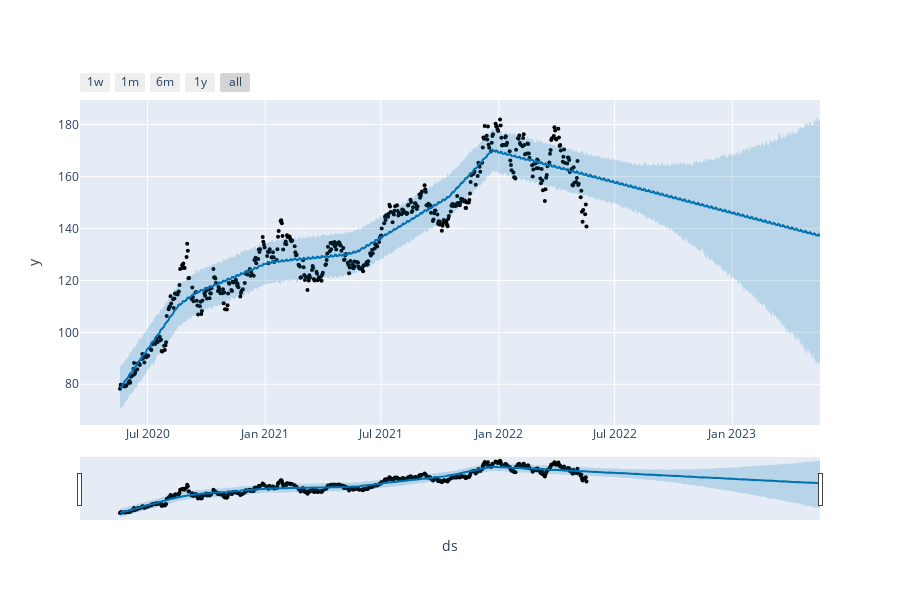

Source (notebook cell):
### Code cell
from prophet.plot import plot_plotly, plot_components_plotly
import plotly.graph_objs as go
plot_plotly(m, forecast)

### Figure 1 — Plotly figure (JSON) as saved in the notebook; plotly's stock layout.template omitted (floating-point values rounded to 4 significant figures; data arrays with more than 128 entries replaced by an {"elided": "..."} marker saying what was removed)
{"data": [{"marker": {"color": "black", "size": 4}, "mode": "markers", "name": "Actual", "type": "scatter", "x": {"elided": "505 str values"}, "y": {"elided": "505 float values"}}, {"hoverinfo": "skip", "line": {"width": 0}, "mode": "lines", "type": "scatter", "x": {"elided": "870 str values"}, "y": {"elided": "870 float values"}}, {"fill": "tonexty", "fillcolor": "rgba(0, 114, 178, 0.2)", "line": {"color": "#0072B2", "width": 2}, "mode": "lines", "name": "Predicted", "type": "scatter", "x": {"elided": "870 str values"}, "y": {"elided": "870 float values"}}, {"fill": "tonexty", "fillcolor": "rgba(0, 114, 178, 0.2)", "hoverinfo": "skip", "line": {"width": 0}, "mode": "lines", "type": "scatter", "x": {"elided": "870 str values"}, "y": {"elided": "870 float values"}}], "layout": {"height": 600, "showlegend": false, "width": 900, "xaxis": {"rangeselector": {"buttons": [{"count": 7, "label": "1w", "step": "day", "stepmode": "backward"}, {"count": 1, "label": "1m", "step": "month", "stepmode": "backward"}, {"count": 6, "label": "6m", "step": "month", "stepmode": "backward"}, {"count": 1, "label": "1y", "step": "year", "stepmode": "backward"}, {"step": "all"}]}, "rangeslider": {"visible": true}, "title": {"text": "ds"}, "type": "date"}, "yaxis": {"title": {"text": "y"}}}}
